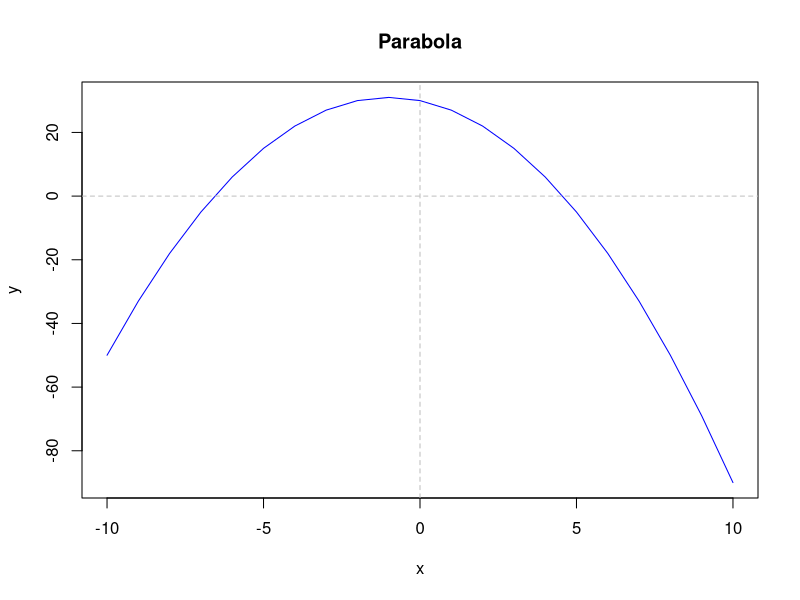
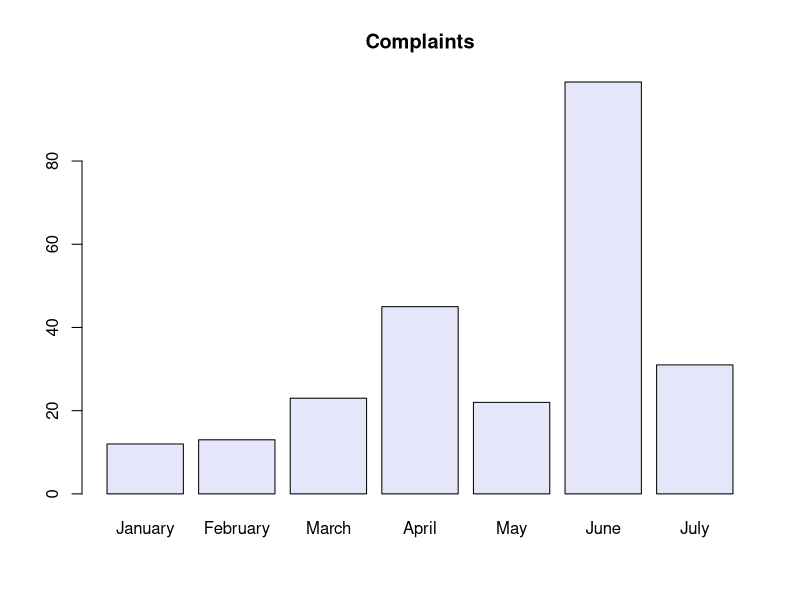
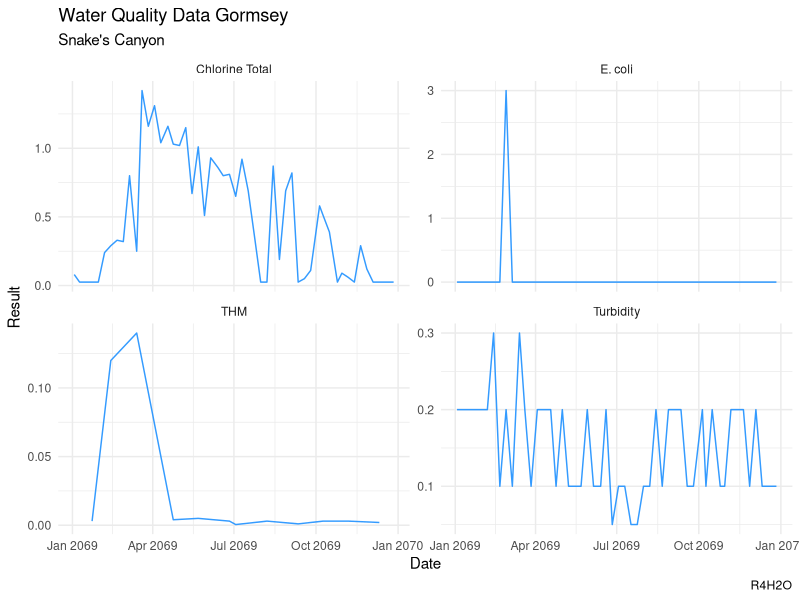
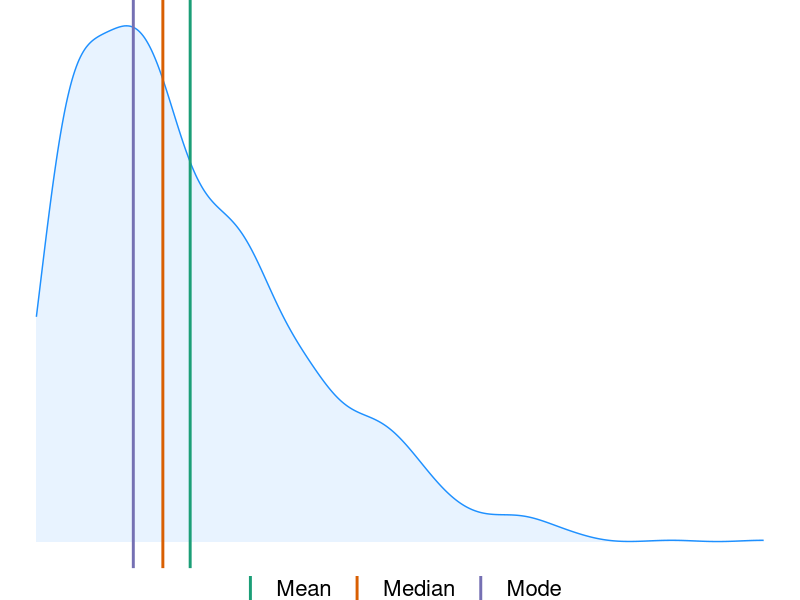
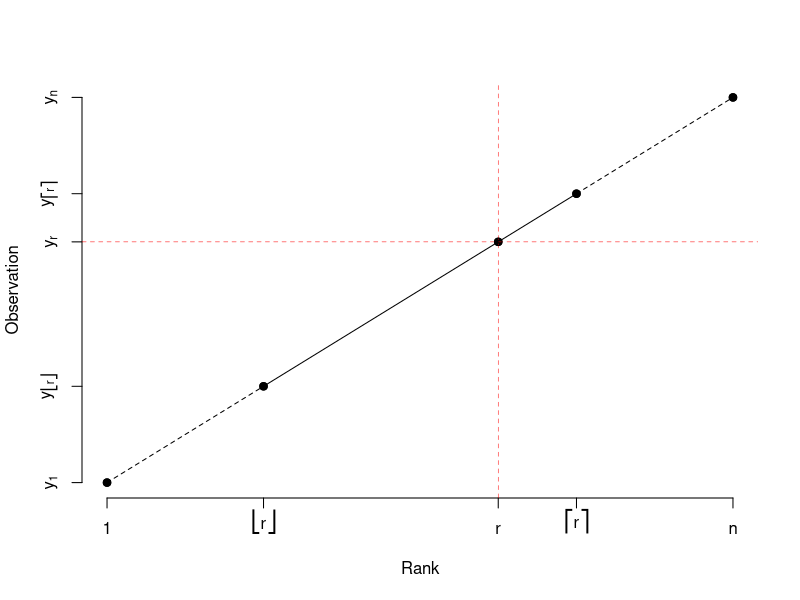
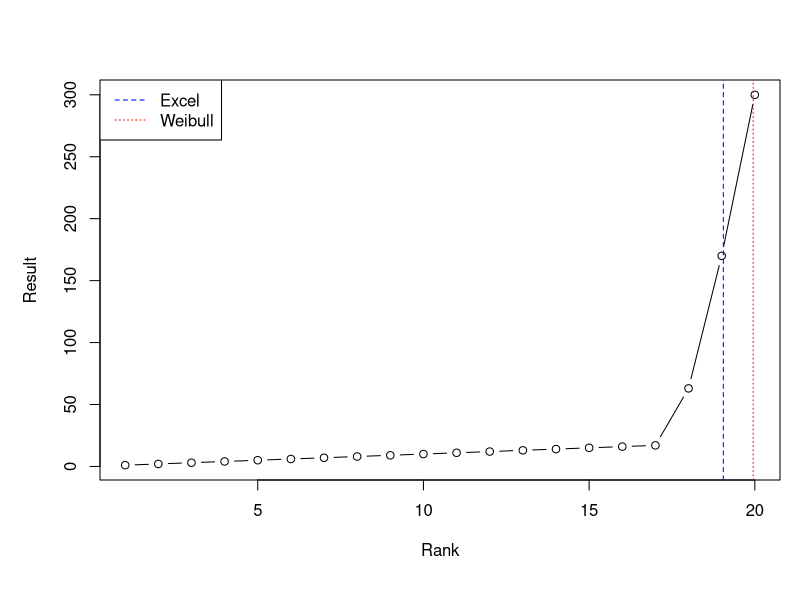

Write R code to recreate these figures, in order.
## ---- chunk 1
knitr::opts_chunk$set(echo = FALSE, message=FALSE, warning=FALSE, dpi=300)
## ---- chunk 2
3 - 3 * 6 + 2
## ---- chunk 3
diameter <- 150
pipe_area <- (pi / 4) * (diameter / 1000)^2
pipe_area
sqrt(pipe_area / (pi / 4)) * 1000

complaints <- c(12, 13, 23, 45, 22, 99, 31)

sum(complaints)
prod(complaints)
abs(complaints)
exp(complaints)
factorial(complaints)
log(complaints, base = 10)
## ---- chunk 4
x <- -10:10
y <- -x^2 -2 * x + 30
plot(x, y, type = "l", col = "blue", main = "Parabola")
abline(h = 0, col = "grey", lty = 2)
abline(v = 0, col = "grey", lty = 2)
## ---- chunk 5
names(complaints) <- month.name[1:7]
barplot(complaints,
        col = "lavender",
        main = "Complaints")
## ---- chunk 6
library(tidyverse)
library(lubridate)
gormsey_2070 <- read_csv("casestudy1/gormsey.csv") %>% 
    filter(year(Date) == 2069 & Town == "Snake's Canyon")

ggplot(gormsey_2070, aes(Date, Result)) + 
    geom_line(alpha = 0.9, col = "dodgerblue") + 
    facet_wrap(~Measure, scales = "free_y") + 
    theme_minimal() + 
    labs(title = "Water Quality Data Gormsey",
         subtitle = unique(gormsey_2070$Town),
         caption = "R4H2O")
## ---- chunk 7
library(tidyverse)
gormsey <- read_csv("casestudy1/gormsey.csv")

names(gormsey)
dim(gormsey)
ncol(gormsey)
nrow(gormsey)

head(gormsey)
str(gormsey)
glimpse(gormsey)
## ---- chunk 8
gormsey[12:13, ]
gormsey[, 4:5]
gormsey[1:2, c(2, 4:5, 6)]
gormsey[1:2, c(-1, -3, -7)]
gormsey$Date[1:6]
## ---- chunk 9
a <- 1:2
a == 1
a != 1
a >= 2

a <- c(TRUE, FALSE)
a * 2

"small" > "large" 

gormsey$Measure == "Turbidity" & gormsey$Result > 5
## ---- chunk 10
# Three methods

gormsey[gormsey$Measure == "Turbidity", ]

subset(gormsey, Measure == "Turbidity")

library(dplyr)
filter(gormsey, Measure == "Turbidity")

turb5 <- filter(gormsey, Measure == "Turbidity" & Result > 5)
## ---- chunk 11
length(gormsey$Measure)

unique(gormsey$Measure)

table(gormsey$Measure)

count(gormsey, Measure)
## ---- chunk 12
library(tidyverse)
library(sn)
library(modeest)
set.seed(1)
##x <- rlnorm(1000, meanlog = .6, sdlog = .1) * 100
x <- rsn(n=1000, xi=0, omega=1, alpha=100, tau=.1, dp=NULL)
s <- tibble(s = c(mean(x),
                  median(x),
                  mlv(x, method = "asselin")),
            t = c("Mean", "Median", "Mode"))
ggplot(tibble(x), aes(x)) +
    geom_density(fill = "dodgerblue", alpha = 0.1, col = "dodgerblue") +
    geom_vline(data = s, aes(xintercept = s, col = t), size = 1) +
    scale_color_brewer(type = "qual", palette = 2, name = NULL) + 
    theme_void(base_size = 20) +
    theme(legend.direction="horizontal",
          legend.position = "bottom")
## ---- chunk 13
turbidity <- filter(gormsey, Measure == "Turbidity")

mean(turbidity$Result)
sum(turbidity$Result) / length(turbidity$Result)

median(turbidity$Result)

which.max(table(round(turbidity$Result, 1)))
## ---- chunk 14
min(turbidity$Result)
max(turbidity$Result)
range(turbidity$Result)
diff(range(turbidity$Result))

var(turbidity$Result)
sd(turbidity$Result)

sqrt(sum((turbidity$Result - mean(turbidity$Result))^2) / (length(turbidity$Result) - 1))
## ---- chunk 15
x <- c(1, 2, 3.5, 4, 5)
y <- 2 * x

plot(x, y, pch = 19, 
     xlab = "Rank", 
     ylab = "Observation", 
     xaxt = "n",
     yaxt = "n", 
     frame.plot = FALSE)

axis(1, at = x,
     labels = c(1, 
                expression(group(lfloor, r, rfloor)), 
                "r", 
                expression(group(lceil, r, rceil)), 
                "n"))

axis(2, at = y,
     labels = c(expression(y[1]),
                expression(y[group(lfloor, r, rfloor)]),
                expression(y[r]),
                expression(y[group(lceil, r, rceil)]),
                expression(y[n])))

lines(x[1:2], y[1:2], lty = 2)
lines(x[2:4], y[2:4], lty = 1)
lines(x[4:5], y[4:5], lty = 2)

abline(h = y[3], col = "red", lwd = .5, lty = 2)
abline(v = x[3], col = "red", lwd = .5, lty = 2)

points(x, y)
## ---- chunk 16
IQR(turbidity$Result)
summary(turbidity$Result)
quantile(turbidity$Result, type = 6, probs = 0.95)
## ---- chunk 17
sample <- c(1:17, 63, 170, 300)

## Set parameters
n <- length(sample)
p <- 0.95

## Visualise
par(mar=c(6, 5, 4, 1))
plot(sample, type = "b",
     xlab = "Rank", ylab = "Result",
     cex.axis = 1,
     cex.lab = 1,
     cex.main = 1,
     cex.sub = 1,
     lwd = 1)

## Calculate rank
r_weibull <- p * (n + 1)
r_excel <- 1 + p * (n - 1)

## Interpolate percentiles
x_weibull <- (1 - (r_weibull - floor(r_weibull))) * sample[floor(r_weibull)] + (r_weibull - floor(r_weibull)) * sample[ceiling(r_weibull)]
x_excel <- (1 - (r_excel - floor(r_excel))) * sample[floor(r_excel)] + (r_excel - floor(r_excel)) * sample[ceiling(r_excel)]

## Visualise
abline(v = r_weibull, col = "red", lwd = 1, lty = 3)
abline(v = r_excel, col = "blue", lwd = 1, lty = 2)

## Legend
legend("topleft", legend = c("Excel", "Weibull"), col = c("blue", "red"), lwd = 1, lty = c(2, 3))
## ---- chunk 18
measures <- group_by(gormsey, Measure)
summarise(measures, max = max(Result))

measures_town <- group_by(gormsey, Measure, Town)
summarise(measures,
          Samples = n(),
          Mean = mean(Result),
          Median = median(Result),
          p95 = quantile(Result, type = 6, probs = 0.95))
